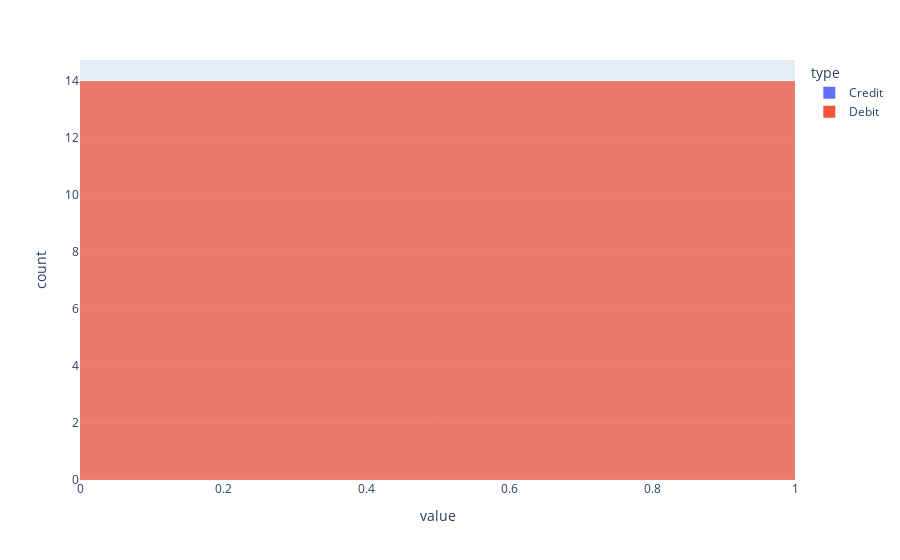

The cell this chart's notebook holds for it:
### Code cell
fig3 = px.histogram(df, x="value", color='type',  nbins=60, opacity=0.75)
fig3.show()

### Figure 1 — Plotly figure (JSON) as saved in the notebook; plotly's stock layout.template omitted (floating-point values rounded to 4 significant figures; data arrays with more than 128 entries replaced by an {"elided": "..."} marker saying what was removed)
{"data": [{"alignmentgroup": "True", "bingroup": "x", "hovertemplate": "type=Credit<br>value=%{x}<br>count=%{y}<extra></extra>", "legendgroup": "Credit", "marker": {"color": "#636efa", "opacity": 0.75, "pattern": {"shape": ""}}, "name": "Credit", "nbinsx": 60, "offsetgroup": "Credit", "orientation": "v", "showlegend": true, "type": "histogram", "x": {"elided": "181 null values"}, "xaxis": "x", "yaxis": "y"}, {"alignmentgroup": "True", "bingroup": "x", "hovertemplate": "type=Debit<br>value=%{x}<br>count=%{y}<extra></extra>", "legendgroup": "Debit", "marker": {"color": "#EF553B", "opacity": 0.75, "pattern": {"shape": ""}}, "name": "Debit", "nbinsx": 60, "offsetgroup": "Debit", "orientation": "v", "showlegend": true, "type": "histogram", "x": {"elided": "181 float values"}, "xaxis": "x", "yaxis": "y"}], "layout": {"barmode": "relative", "legend": {"title": {"text": "type"}, "tracegroupgap": 0}, "margin": {"t": 60}, "xaxis": {"anchor": "y", "domain": [0, 1], "title": {"text": "value"}}, "yaxis": {"anchor": "x", "domain": [0, 1], "title": {"text": "count"}}}}
